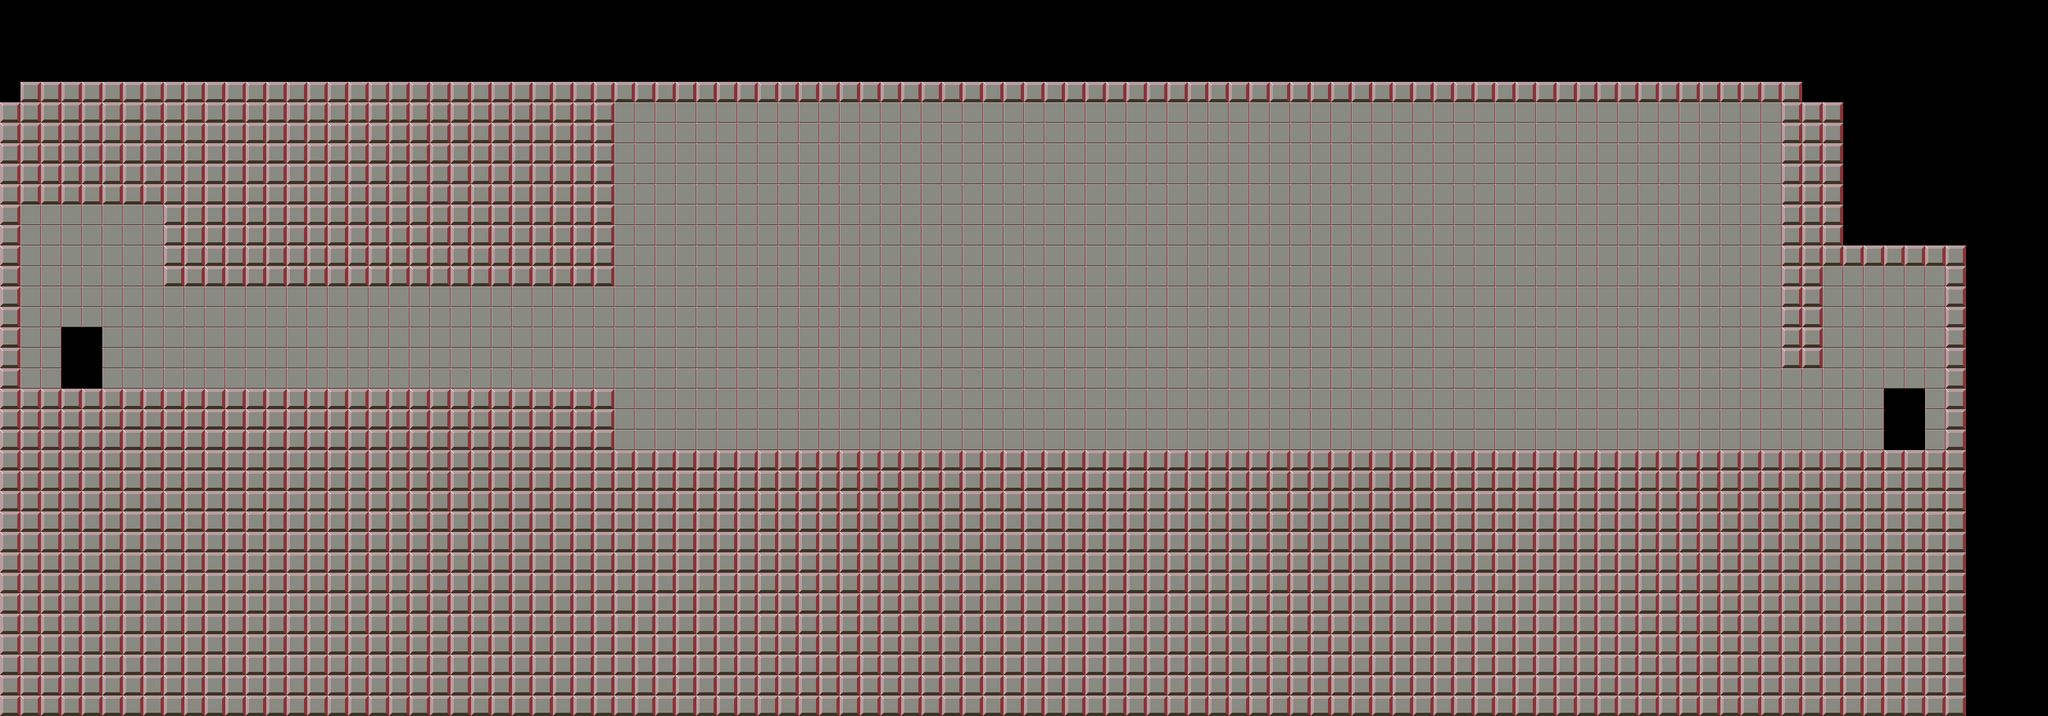

The image is a tile-based game level rendered from a .tmx file. Its description and source (layers, tilesets, objects; grid data summarised) follow:
An orthogonal 100x35 tile map with 32x32 px tiles, 1 tile layer (Tile Layer 1) and 17 objects (11x platform, start, bossEnemyBOH, finalExit, sideDoor, ...).

<map version="1.2" tiledversion="1.3.1" orientation="orthogonal" renderorder="right-down" compressionlevel="0" width="100" height="35" tilewidth="32" tileheight="32" infinite="0" nextlayerid="3" nextobjectid="20">
 <tileset firstgid="1" name="scifi" tilewidth="32" tileheight="32" tilecount="1760" columns="16">
  <image source="scifi.png" width="512" height="3520" />
 </tileset>
 <layer id="1" name="Tile Layer 1" width="100" height="35">
  <data>[3500 cells, 2913 non-empty, 2 distinct tile ids]</data>
 </layer>
 <objectgroup id="2" name="Object Layer 1">
  <object id="1" type="start" x="96" y="512" width="64" height="96" />
  <object id="2" type="bossEnemyBOH" x="2464" y="352" width="256" height="352" />
  <object id="3" type="platform" x="960" y="704" width="2112" height="32" />
  <object id="4" type="platform" x="32" y="288" width="224" height="32" />
  <object id="5" type="platform" x="0" y="320" width="32" height="288" />
  <object id="6" type="platform" x="256" y="320" width="672" height="128" />
  <object id="7" type="platform" x="0" y="608" width="928" height="32" />
  <object id="8" type="platform" x="928" y="608" width="32" height="128" />
  <object id="9" type="platform" x="928" y="128" width="1856" height="32" />
  <object id="10" type="platform" x="2784" y="160" width="64" height="416" />
  <object id="11" type="finalExit" x="2944" y="608" width="64" height="96">
   <properties>
    <property name="startOpened" type="bool" value="true" />
   </properties>
  </object>
  <object id="12" type="platform" x="928" y="160" width="32" height="288" />
  <object id="13" type="platform" x="2848" y="384" width="224" height="32" />
  <object id="14" type="platform" x="3040" y="416" width="32" height="288" />
  <object id="15" type="sideDoor" x="928" y="448" width="32" height="160">
   <properties>
    <property name="openType" value="auto" />
    <property name="startOpened" type="bool" value="true" />
   </properties>
  </object>
  <object id="16" type="bossBOHTrigger" x="1504" y="160" width="32" height="544" />
  <object id="18" type="ammoBox" x="480" y="544" width="64" height="64">
   <properties>
    <property name="amount" type="int" value="2" />
   </properties>
  </object>
 </objectgroup>
</map>
